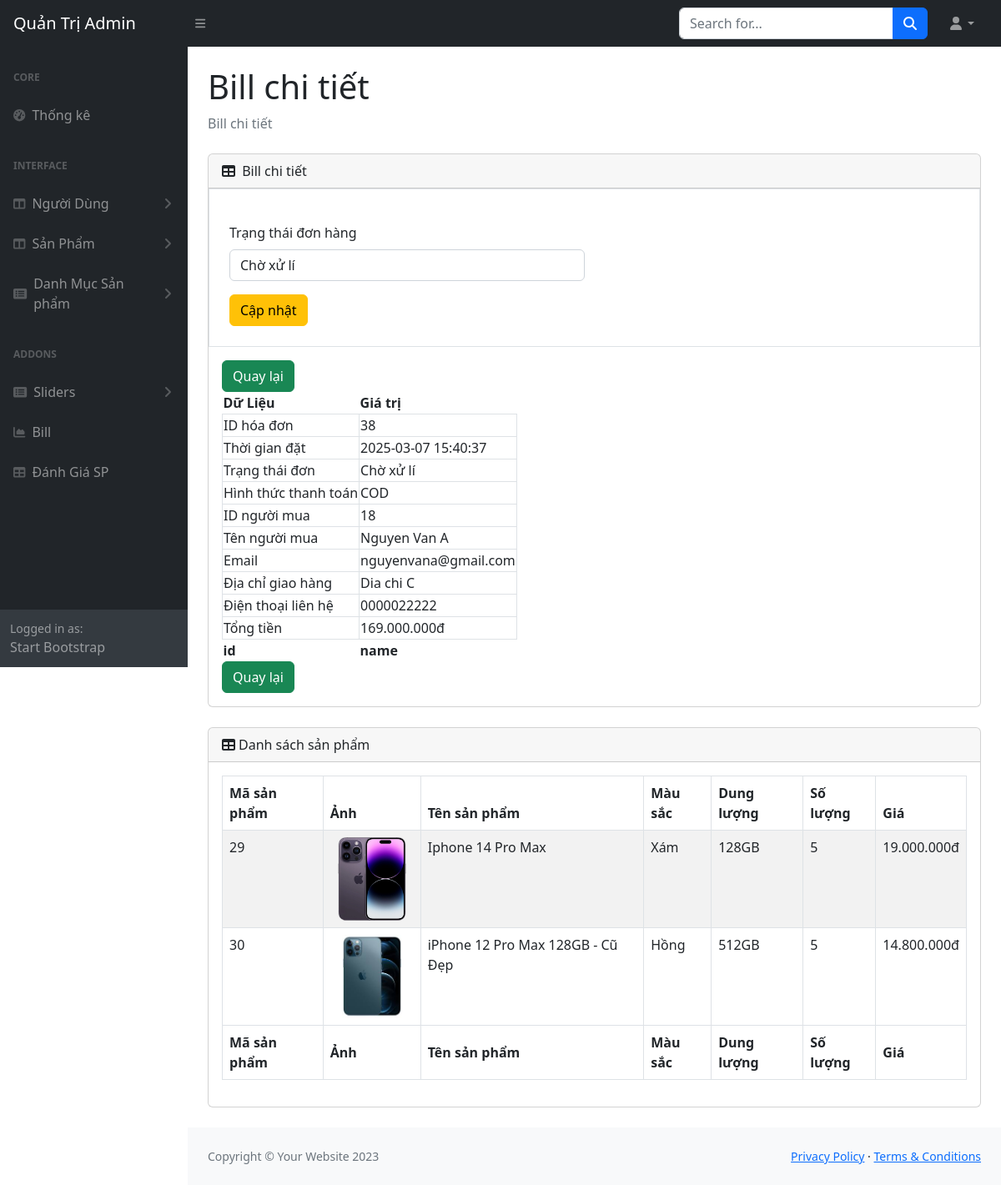
The app's page /?role=admin&act=bills-show&id=38 (signed in) with its own data.
### tables this page shows
CREATE TABLE `bill` (
  `id` int NOT NULL,
  `create_at` timestamp NOT NULL DEFAULT CURRENT_TIMESTAMP,
  `bill_status` varchar(100) NOT NULL,
  `payment_type` varchar(100) NOT NULL,
  `user_id` int NOT NULL,
  `user_name` varchar(150) NOT NULL,
  `user_email` varchar(255) NOT NULL,
  `user_address` varchar(255) NOT NULL,
  `user_phone` varchar(11) NOT NULL,
  `total` int NOT NULL
);

CREATE TABLE `bill_detail` (
  `id` int NOT NULL,
  `bill_id` int NOT NULL,
  `product_id` int NOT NULL,
  `product_price` int NOT NULL,
  `product_name` varchar(255) NOT NULL,
  `product_img` varchar(255) NOT NULL,
  `variant_id` int NOT NULL,
  `quantity` int NOT NULL
);

CREATE TABLE `color` (
  `id` int NOT NULL,
  `color_value` varchar(50) NOT NULL
);

CREATE TABLE `size` (
  `id` int NOT NULL,
  `size_value` varchar(50) NOT NULL
);

### controllers/admin/BillAdminController.php (called while the page is built, shortened)
<?php
class BillAdminController
{
    private $bill;
    private $billDetail;
    public function __construct()
    {
        $this->bill = new Bill();
        $this->billDetail = new BillDetail();
    }
    public function show() {
        $statusLabels = [
            1 => 'Chờ xử lí',
            2 => 'Đã xử lí',
            3 => 'Đang giao hàng',
            4 => 'Đã thanh toán',
            5 => 'Hủy đơn'
            ];
        $paymentLabels = [
            1 => 'COD',
            2 => 'Online'
        ];
        $title = 'Bill chi tiết';
        $data = $this->bill->getPersonalBillAdmin($_GET['id']);
        $itemDetail = $this->billDetail->getBillDetails($_GET['id']);
        require_once PATH_VIEW_ADMIN_MAIN;
    }
}

### models/BaseModel.php (called while the page is built, shortened)
<?php
class BaseModel
{
    public function __construct()
    {
        $dsn = sprintf('mysql:host=%s;port=%s;dbname=%s;charset=utf8', DB_HOST, DB_PORT, DB_NAME);
        try {
            $this->pdo = new PDO($dsn, DB_USERNAME, DB_PASSWORD, DB_OPTIONS);
        } catch (PDOException $e) {
            die("Kết nối cơ sở dữ liệu không thành công: {$e->getMessage()}");
        }
    }
}

### models/Bill.php (called while the page is built, shortened)
<?php
class Bill extends BaseModel
{
    public function getPersonalBillAdmin($id)
    {
        $sql = "
        SELECT
            id,
            create_at,
            bill_status,
            payment_type,
            user_id,
            user_name,
            user_email,
            user_address,
            user_phone,
            total
        FROM
            bill
        WHERE id = :id;
    ";
        $stmt = $this->pdo->prepare($sql);
        $stmt->execute(['id' => $id]);
        $result = $stmt->fetch();
        return $result ?: null;
    }
}

### models/BillDetail.php (called while the page is built, shortened)
<?php
class BillDetail extends BaseModel
{
    public function getBillDetails($billId)
{
    $sql = "SELECT
            bd.id as bill_detail_id,
            bd.bill_id as bill_id,
            bd.product_id as product_id,
            bd.product_price as product_price,
            bd.product_name as product_name,
            bd.product_img as product_img,
            bd.variant_id as variant_id,
            bd.quantity as quantity,
            sz.size_value as size_value,
            cl.color_value as color_value
        FROM bill_detail AS bd
        INNER JOIN variant AS v ON v.id = bd.variant_id
        LEFT JOIN size AS sz ON sz.id = v.size_id
        LEFT JOIN color AS cl ON cl.id = v.color_id
        WHERE bd.bill_id = :bill_id";
    $stmt = $this->pdo->prepare($sql);
    $stmt->bindParam(':bill_id', $billId);
    $stmt->execute();
    return $stmt->fetchAll(PDO::FETCH_ASSOC);
}
}

### views/admin/bills/show.php (the view, shortened to what this page needs)
<main>
    <div class="container-fluid px-4">
        <h1 class="mt-4"><?= $title ?></h1>
        <ol class="breadcrumb mb-4">
            <li class="breadcrumb-item active"><?= $title ?></li>
        </ol>
        <div class="card mb-4">
            <div class="card-header">
                <i class="fas fa-table me-1"></i>
                <?= $title ?>
            </div>
            <form class="border p-4" action="<?= BASE_URL_ADMIN . '&act=bills-update&id=' . $data['id'] ?>" method="POST" enctype="multipart/form-data">
                <div class="row">
                    <div class="col-md-6">
                        <div class="mb-3 mt-3">
                            <label for="bill_status" class="form-label">Trạng thái đơn hàng</label>
                            <select class="form-control" name="bill_status">
                                <option value="$data['bill_status']" selected disabled selected>
                                    <?= $statusLabels[$data['bill_status']] ?? 'Unknown' ?>
                                </option>
                            </select>
                        </div>
                    </div>
                </div>
                <button class="btn btn-warning " type="submit">Cập nhật</button>
            </form>
            <div class="card-body">
                <a class="btn btn-success" href="<?= BASE_URL_ADMIN . '&act=bills-index' ?>">Quay lại</a>
                <table id="datatablesSimple">
                    <thead>
                        <tr>
                            <th>Dữ Liệu</th>
                            <th>Giá trị</th>
                        </tr>
                    </thead>
                    <tfoot>
                        <tr>
                            <th>id</th>
                            <th>name</th>
                        </tr>
                    </tfoot>
                    <tbody>
                        <?php foreach ($data as $key => $value): ?>
                            <tr>
                                <td class="border">
                                    <?php switch ($key) {
                                        case 'id':
                                            echo "ID hóa đơn";
                                            break;
                                        case 'create_at':
                                            echo "Thời gian đặt";
                                            break;
                                        case 'bill_status':
                                            echo "Trạng thái đơn";
                                            break;
                                        case 'payment_type':
                                            echo "Hình thức thanh toán";
                                            break;
                                        case 'user_id':
                                            echo "ID người mua";
                                            break;
                                        case 'user_name':
                                            echo "Tên người mua";
                                            break;
                                        case 'user_email':
                                            echo "Email";
                                            break;
                                        case 'user_address':
                                            echo "Địa chỉ giao hàng";
                                            break;
                                        case 'user_phone':
                                            echo "Điện thoại liên hệ";
                                            break;
                                        case 'total':
                                            echo "Tổng tiền";
                                            break;
                                    } ?>
                                </td>
                                <td class="border">
                                    <?php
                                    switch ($key) {
                                        case 'total':
                                            echo number_format($value, 0, ',', '.') . "đ";
                                            break;
                                        case 'bill_status':
                                            echo $statusLabels[$value];
                                            break;
                                        case 'payment_type':
                                            echo $paymentLabels[$value];
                                            break;
                                        default:
                                            echo $value;
                                            break;
                                    }
                                    ?>
                                </td>
                            </tr>
                        <?php endforeach; ?>
                    </tbody>
                </table>
                <a class="btn btn-success" href="<?= BASE_URL_ADMIN . '&act=bills-index' ?>">Quay lại</a>
            </div>
        </div>
        <div class="card mb-4">
            <div class="card-header">
                <i class="fas fa-table me-1"></i>Danh sách sản phẩm
            </div>
            <div class="card-body">
                <table id="datatablesSimple" class="table table-striped table-hover table-bordered">
                    <thead>
                        <tr>
                            <th>Mã sản phẩm</th>
                            <th>Ảnh</th>
                            <th>Tên sản phẩm</th>
                            <th>Màu sắc</th>
                            <th>Dung lượng</th>
                            <th>Số lượng</th>
                            <th>Giá</th>
                        </tr>
                    </thead>
                    <tfoot>
                        <tr>
                            <th>Mã sản phẩm</th>
                            <th>Ảnh</th>
                            <th>Tên sản phẩm</th>
                            <th>Màu sắc</th>
                            <th>Dung lượng</th>
                            <th>Số lượng</th>
                            <th>Giá</th>
                        </tr>
                    </tfoot>
                    <tbody>
                        <?php foreach ($itemDetail as $item): ?>
                            <tr>
                                <td><?= $item['product_id'] ?></td>
                                <td>
                                    <img src="<?= BASE_ASSETS_UPLOADS . $item['product_img'] ?>" alt="" width="100px">
                                </td>
                                <td><?= $item['product_name'] ?></td>
                                <td><?= $item['color_value'] ?></td>
                                <td><?= $item['size_value'] ?></td>
                                <td><?= $item['quantity'] ?></td>
                                <td><?= number_format($item['product_price'], 0, ',', '.') . "đ" ?></td>
                            </tr>
                        <?php endforeach; ?>
                    </tbody>
                </table>
            </div>
        </div>
    </div>
</main>

### records on screen
bill: bill_status "Chờ xử lí", id "38", create_at "2025-03-07 15:40:37", payment_type "COD", user "18", user_name "Nguyen Van A", user_email "nguyenvana@gmail.com", user_address "Dia chi C", user_phone "0000022222", total "169.000.000"
bill_detail: product "29", product_img (picture), product_name "Iphone 14 Pro Max", color.color_value "Xám", size.size_value "128GB", quantity "5", product_price "19.000.000"
bill_detail: product "30", product_img (picture), product_name "iPhone 12 Pro Max 128GB - Cũ Đẹp", color.color_value "Hồng", size.size_value "512GB", quantity "5", product_price "14.800.000"

### other values on screen
$title "Bill chi tiết"
